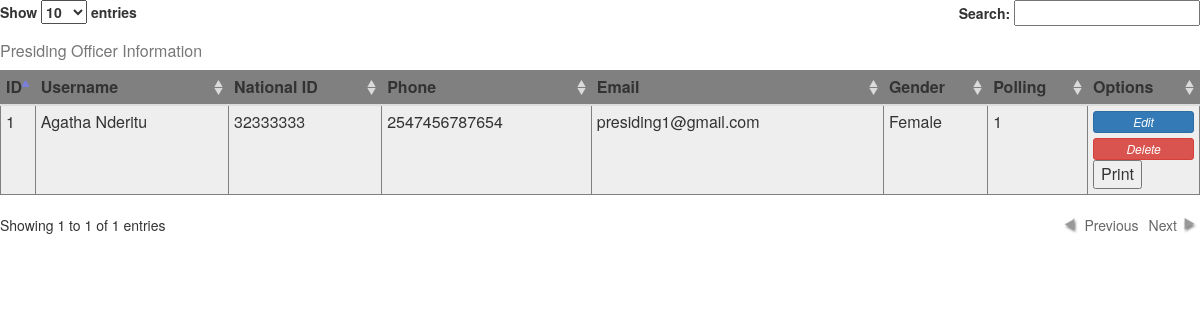
The app's page /admin/load_county_presiding.php with its own data.
### tables this page shows
CREATE TABLE IF NOT EXISTS `presiding` (
  `id` int(10) NOT NULL AUTO_INCREMENT,
  `uname` varchar(50) NOT NULL,
  `nid` int(8) NOT NULL,
  `phone` bigint(12) NOT NULL,
  `email` varchar(50) NOT NULL,
  `gender` set('Male','Female') NOT NULL,
  `polling` int(6) NOT NULL,
  `photo` varchar(20) NOT NULL,
  `president` set('1','0') NOT NULL DEFAULT '0',
  `governor` set('1','0') NOT NULL DEFAULT '0',
  `senator` set('1','0') NOT NULL DEFAULT '0',
  `womenrep` set('1','0') NOT NULL DEFAULT '0',
  `mp` set('1','0') NOT NULL DEFAULT '0',
  `mca` set('1','0') NOT NULL DEFAULT '0',
  `pwd` varchar(50) NOT NULL,
  `date` timestamp NOT NULL DEFAULT CURRENT_TIMESTAMP ON UPDATE CURRENT_TIMESTAMP,
  PRIMARY KEY (`id`),
  UNIQUE KEY `nid` (`nid`),
  UNIQUE KEY `email` (`email`)
);

### admin/load_county_presiding.php (the view, shortened to what this page needs)
<link rel="stylesheet" href="../bootstrap/css/bootstrap.min.css">
<link rel="stylesheet" type="text/css" href="../jquery/jquery-ui-1.12.1.custom/jquery-ui.min.css">
<link rel="stylesheet" type="text/css" href="../plugins/datatables/css/demo_page.css">
<link rel="stylesheet" type="text/css" href="../plugins/datatables/css/demo_table.css">
    <?php
 include '../db_config/connection.php';
  $select="select * from presiding  ORDER BY id";
  $result=mysqli_query($conn,$select);
  if(mysqli_num_rows($result)>0){
    $output='';
    $output.='<table border="1" class=" table table-stripped table-condensed table-responsive" id="example">
    <caption>Presiding Officer Information</caption><thead><tr>
          <th>ID</th>
          <th>Username</th>
          <th>National ID</th>
          <th>Phone</th>
          <th>Email</th>
          <th>Gender</th>
           <th>Polling</th>
            <th>Options</th>
    </tr></thead><tbody>';
      while($row=mysqli_fetch_array($result)){
      $output.='<tr style="background-color: #eee;"><td style="background-color:#eee;">'.$row['id'].'</td>
      <td>'.$row['uname'].'</td>
      <td>'.$row['nid'].'</td>
      <td>'.$row['phone'].'</td>
      <td>'.$row['email'].'</td>
      <td>'.$row['gender'].'</td>
      <td>'.$row['polling'].'</td>
      <td colspan="3"><a title="Edit '.$row["uname"].'" class="btn btn-block btn-primary btn-xs editbtn optionspre" title="Click here to Edit Presiding '.$row["uname"].'" data-id1="'.$row["id"].'" data-id2="'.$row["uname"].'" onclick="btnc('.$row["id"].');" ><i class="fa fa-edit">Edit</i></a>
        <a title="Delete '.$row["uname"].'" class="btn btn-block btn-danger btn-xs optionspre" href="delete_presd.php?ref='.$row["id"].'"><i class="fa fa-trash-o">Delete</i></a><button onclick="printme()">Print</button></td>
      </tr>';
    }
    $output.='</tbody>
    </table>';
    echo $output;
  }
    ?>

### admin/load_county_presiding.php (style rules this page uses)
thead tr { background-color: grey; }

### records on screen
presiding: id "1", uname "Agatha Nderitu", nid "32333333", phone "2547456787654", email "presiding1@gmail.com", gender "Female", polling "1"
